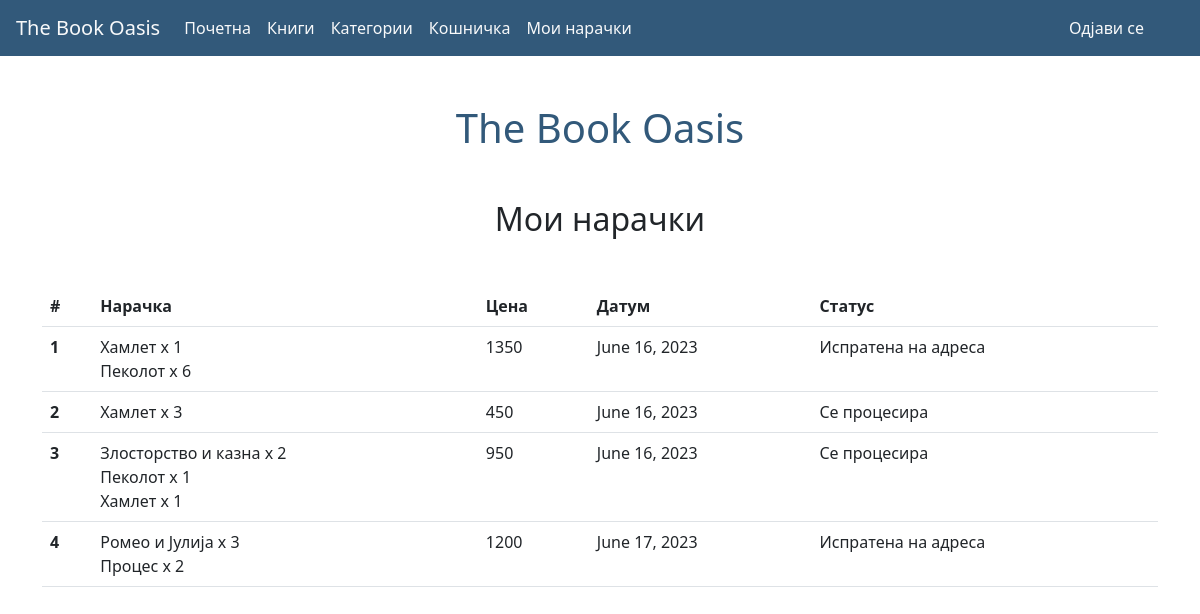
Screenshot of /myOrders/ (signed in) with the database file from the repository.
### TheBookOasis/models.py (models this page shows, shortened)
class Order(models.Model):
    user = models.ForeignKey(User, on_delete=models.CASCADE)
    date = models.DateField()
    cart = models.ForeignKey(ShoppingCart, on_delete=models.CASCADE)
    total = models.IntegerField()
    status = models.CharField(max_length=100,
                               choices=([('Processing', 'Се процесира'), ('Deliver', 'Испратена на адреса')]),default='Processing')

class ShoppingCartItem(models.Model):
    book = models.ForeignKey(Book, on_delete=models.CASCADE)
    shoppingCart = models.ForeignKey(ShoppingCart, on_delete=models.CASCADE)
    quantity = models.IntegerField()

class Book(models.Model):
    name = models.CharField(max_length=255)
    author = models.ForeignKey(Author, on_delete=models.CASCADE)
    category = models.ForeignKey(Category, on_delete=models.CASCADE)
    details = models.TextField()
    photo = models.ImageField(upload_to="data/")
    price = models.IntegerField()
    quantity = models.IntegerField()

### TheBookOasis/views.py (the view)
# urls.py: path('myOrders/', myOrders, name='myOrders'),
def myOrders(request):
    if request.user.is_authenticated:
        orders = Order.objects.filter(user=request.user)
        items = ShoppingCartItem.objects.filter(shoppingCart__order__in=orders).values('book__name').annotate(total_quantity=Sum('quantity'))
        return render(request, 'myOrders.html', {
            'orders': orders,
            'items': items,
        })
    return redirect('/login/')

### templates/myOrders.html (shortened to what this page needs)
{% extends 'nav.html' %}
{% block content %}
    <div class="container mt-5 mb-5">
        <h1 class="text-center" style="color: #32597A">The Book Oasis</h1>
    </div>
    <h2 class="mt-5 mb-5 text-center">Мои нарачки</h2>
    <div class="container">
        <table class="table">
            <thead>
                <tr>
                    <th scope="col">#</th>
                    <th scope="col">Нарачка</th>
                    <th scope="col">Цена</th>
                    <th scope="col">Датум</th>
                    <th scope="col">Статус</th>
                </tr>
            </thead>
            <tbody>
                {% for order in orders %}
                     {% with forloop.counter as row_number %}
                    <tr>
    <th scope="row">{{ row_number }}</th>
                        <td>
                            {% for item in order.cart.shoppingcartitem_set.all %}
                                {{ item.book.name }} x {{ item.quantity }}<br>
                            {% endfor %}
                        </td>
                        <td>{{ order.total }}</td>
                    <td>{{ order.date }}</td>
                        <td>{{ order.get_status_display  }}</td>
                    </tr>
                    {% endwith %}
                {% endfor %}
            </tbody>
        </table>
    </div>
{% endblock %}

### rows the page displays
Order: row_number "1", total "1350", date "June 16, 2023", status "Испратена на адреса"
ShoppingCartItem: book.name "Хамлет", quantity "1"
ShoppingCartItem: book.name "Пеколот", quantity "6"
Order: user "2", total "450", date "June 16, 2023", status "Се процесира"
ShoppingCartItem: book.name "Хамлет", quantity "3"
Order: row_number "3", total "950", date "June 16, 2023", status "Се процесира"
ShoppingCartItem: book.name "Злосторство и казна", quantity "2"
ShoppingCartItem: book.name "Пеколот", quantity "1"
ShoppingCartItem: book.name "Хамлет", quantity "1"
Order: row_number "4", total "1200", date "June 17, 2023", status "Испратена на адреса"
ShoppingCartItem: book.name "Ромео и Јулија", quantity "3"
ShoppingCartItem: book.name "Процес", quantity "2"
